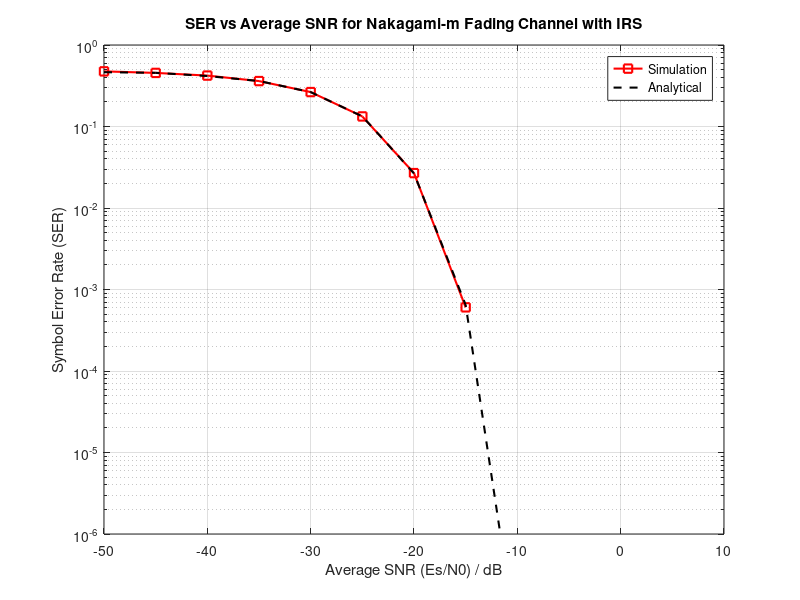

Source code (MATLAB):
% clear all;
close all;
clc;

%% Parameters for Nakagami-m fading channel with N RIS elements
N = 16; % Number of reflecting elements (IRS)
M = 1e6; % Number of symbols (bits)
Average_SNR_dB = -50:5:10; % Average SNR in dB
Average_SNR = 10.^(Average_SNR_dB ./ 10); % Convert SNR to linear scale

m = 2; % Shape parameter for Nakagami-m distribution
omega = 1; % Scale parameter for Nakagami-m distribution

% Initialize arrays for SER simulation and analytical results
SER_sim = zeros(size(Average_SNR_dB));
P_e = zeros(size(Average_SNR_dB));

% Generate BPSK symbols
ip = rand(1, M) > 0.5; % Generate 0,1 with equal probability
s = 2 * ip - 1; % BPSK modulation: 0 -> -1, 1 -> 1 

% Simulation loop over different average SNR values
for jj = 1:length(Average_SNR_dB)
    % Calculate noise variance
    sigma = 1 / sqrt(2 * Average_SNR(jj));

    % Generate Nakagami-m fading coefficients for N elements
    h1 = sqrt(gamrnd(m, omega/m, N, M)); % |h|^2 is gamma distributed, |h| is sqrt(gamma)
    h2 = sqrt(gamrnd(m, omega/m, N, M)); % |g|^2 is gamma distributed, |g| is sqrt(gamma)
    
    % Calculate combined channel effect
    h = sum(h1 .* h2);

    % Add AWGN
    y = h .* s + sigma * (randn(1, M) + 1i * randn(1, M));

    % BPSK demodulation and Symbol Error Rate (SER) calculation
    ipHat = real(y) > 0;
    SER_sim(jj) = sum(ip ~= ipHat) / M;
end

% Analytical SER Calculation (BPSK) for IRS
lambda = sqrt((m * m) / (omega * omega));
E_vk1 = (gamma(m + 0.5) * gamma(m + 0.5)) * lambda^(-1) / (gamma(m) * gamma(m));
E_vk2 = (gamma(m + 1) * gamma(m + 1)) * lambda^(-2) / (gamma(m) * gamma(m));
ak = (N * (E_vk1)^2) / (E_vk2 - (E_vk1^2));
bk = (E_vk1) / (E_vk2 - (E_vk1^2));

p = 1;
q = 2; % for BPSK
z = 20; % the Gauss-Chebyshev integral parameter

% Analytical SER calculation loop
for j = 1:length(Average_SNR_dB)
    for i = 1:z
        x = cos((2 * i - 1) * pi / (2 * z));
        pe(i) = sqrt(1 - x^2) * pi / z * (1 / sqrt(2 * q * (log(2) - log(1 + x)))) * gammainc((bk / sqrt(Average_SNR(j)) * sqrt(2 * (log(2) - log(1 + x)) / q)), ak, 'lower');
    end
    P_e(j) = p * sqrt(q) / (2 * sqrt(2 * pi)) * sum(pe);
end

% Plotting SER results
figure;
semilogy(Average_SNR_dB, SER_sim, 'r-s', 'LineWidth', 1.5);
hold on;
semilogy(Average_SNR_dB, P_e, 'k--', 'LineWidth', 1.5);
xlabel('Average SNR (Es/N0) / dB');
ylabel('Symbol Error Rate (SER)');
title('SER vs Average SNR for Nakagami-m Fading Channel with IRS');
legend('Simulation', 'Analytical');
grid on;
axis([-50 10 1e-6 1])